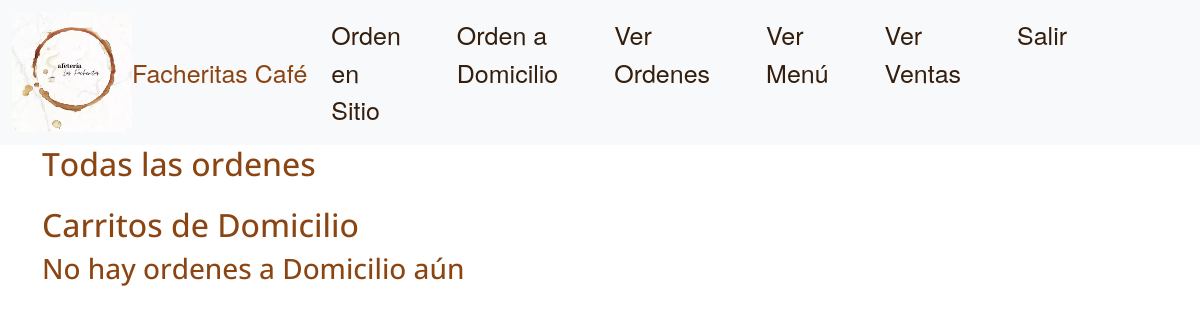
Page /Orden/ver_comanda/ (signed in) on the earlier database version.
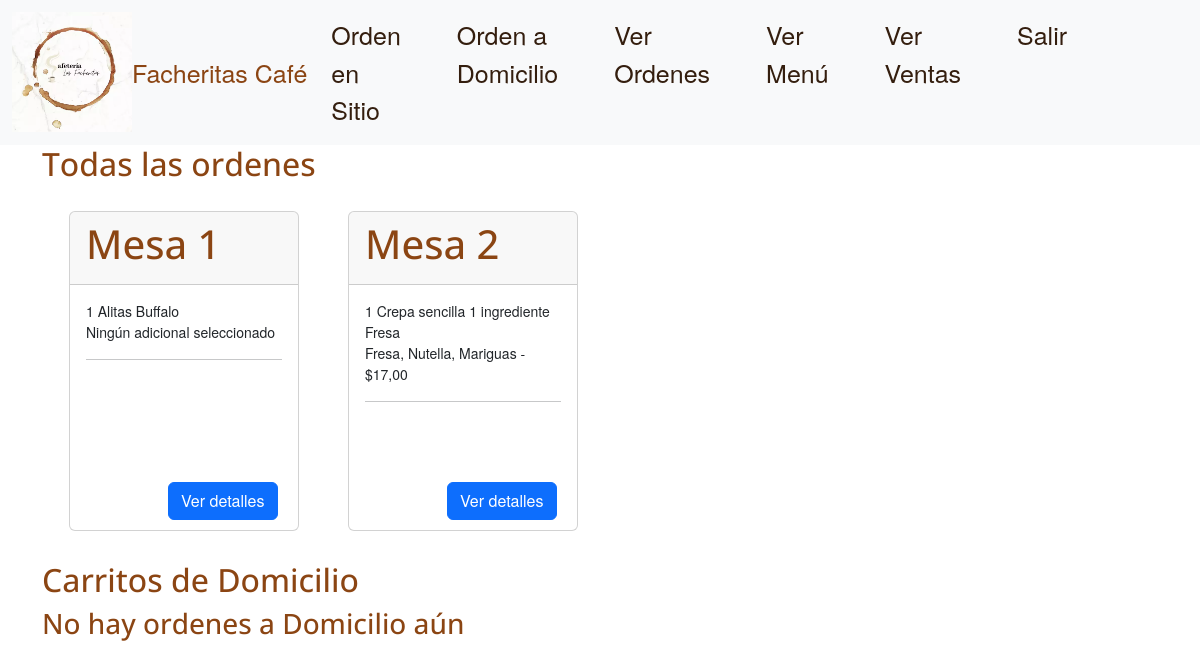
Same page on the later database version.
### Comanda/models.py (models this page shows, shortened)
class Mesa(models.Model):
    numero = models.IntegerField(unique=True)

class CarritoItem(models.Model):
    carrito = models.ForeignKey(Carrito, on_delete=models.CASCADE)
    producto = models.ForeignKey(Producto, on_delete=models.CASCADE)
    sabor = models.CharField(max_length=100, blank=True, null=True)
    cantidad = models.PositiveIntegerField(default=0)
    comentario= models.CharField(max_length=500, blank= True, null=True)
    adicional = models.CharField(max_length=500, blank= True, null=True)
    totalextra = models.DecimalField(max_digits=10, decimal_places=2, default=0, blank=True, null=True)
    subtotal = models.DecimalField(max_digits=10, decimal_places=2, default=0, blank=True, null=True)

### Menu/models.py (models this page shows, shortened)
class Producto(models.Model):
    nombre = models.CharField(max_length=50)
    descripcion = models.TextField()
    sabores_raw = models.CharField(max_length=255, blank=True, null=True)
    precio = models.DecimalField(max_digits=10, decimal_places=2)
    categoria = models.ForeignKey(CategoriaMenu, on_delete=models.CASCADE)
    imagen = models.ImageField(upload_to='productos/', blank=True, null=True)
    adicionales = models.ManyToManyField('Adicional', related_name='ingredientes_adicionales', blank=True)
    def obtener_sabores(self):
        if self.sabores_raw:
            return [sabor.strip() for sabor in self.sabores_raw.split(',')]
        else:
            return ['Ninguno']
    def set_sabores(self, sabores):
        self.sabores_raw = ', '.join(sabores)
    sabores = property(obtener_sabores, set_sabores)

### Comanda/views.py (the view, shortened to what this page needs)
# urls.py: path('ver_comanda/', MostrarCarrito.as_view(), name='VerComanda'),
class MostrarCarrito(LoginRequiredMixin, View):
    login_url = 'login'
    redirect_field_name = 'next'
    template_name = 'comandas.html'
    def get(self, request):
        mesas = Mesa.objects.all()
        carritos_mesas = []
        for mesa in mesas:
            carrito = Carrito.objects.filter(mesa=mesa).first()
            if carrito:
                productos_carrito = CarritoItem.objects.filter(carrito=carrito)
                carritos_mesas.append({'mesa': mesa, 'productos_carrito': productos_carrito, 'mesa_id': mesa.id})
        pedidos_domicilio = PedidoDomicilio.objects.all()
        carritos_domicilio = []
        return render(request, self.template_name, {'carritos_mesas': carritos_mesas, 'carritos_domicilio': carritos_domicilio})

### Comanda/templates/comandas.html (shortened to what this page needs)
{% extends 'main.html' %}
{% load static %}
{%block extra_css%}
<link rel="stylesheet" href="https://cdnjs.cloudflare.com/ajax/libs/font-awesome/5.15.3/css/all.min.css" />
{% endblock extra_css %}
{% block contenido %}
<h2>Todas las ordenes</h2>
<div class="container">
    <div class="row">
        {% for item in carritos_mesas %}
            {% if item.productos_carrito %}
                <div class="col-md-3">
                    <div class="card" style="margin-top: 20px;">
                        <div class="card-header">
                            <h1>Mesa {{ item.mesa.numero }}</h1>
                        </div>
                        <div class="card-body">
                            {% for producto in item.productos_carrito %}
                                <div>
                                    {{ producto.cantidad }} {{ producto.producto.nombre }} {{ producto.sabor }} <br>
                                </div>
                                <div>
                                  {% if producto.adicional %}
                                    {{ producto.adicional }} - ${{ producto.totalextra }}
                                  {% else %}
                                  Ningún adicional seleccionado
                                  {% endif %}
                                </div>
                                <hr>
                            {% endfor %}
                            <a href="{% url 'carrito_por_mesa' mesa_id=item.mesa.id %}" class="btn btn-primary" style="position: absolute; bottom: 10px; right: 20px;">Ver detalles</a>
                        </div>
                    </div>
                </div>
            {% endif %}
        {% endfor %}
    </div>
</div>
<h2 style="margin-top: 15px">Carritos de Domicilio</h2>
<div class="row">
  {%if carrito_domicilio%}
    {% for carrito_domicilio in carritos_domicilio %}
        <div class="col-md-4">
            <div class="card" style="margin-top: 20px;">
                <div class="card-header">
                    <h4>Pedido Domicilio #{{ carrito_domicilio.pedido_domicilio_id }} para: {{ carrito_domicilio.pedido_domicilio.nombre }}</h4>
                </div>
                <div class="card-body">
                    {% for producto in carrito_domicilio.productos_carrito_domicilio %}
                    <div>
                        {{ producto.cantidad }} {{ producto.producto.nombre }} {{ producto.sabor }} <br>
                        {% if producto.comentario %}
                            Comentario Adicional: {{ producto.comentario }} <br>
                        {% endif %}
                    </div>
                        <hr>
                    {% endfor %}
                    <a href="{% url 'carrito_por_domicilio' pedidodomicilio_id=carrito_domicilio.pedido_domicilio.id %}" class="btn btn-primary" style="position: absolute; bottom: 10px; right: 20px;">Ver detalles</a>
                </div>
            </div>
        </div>
    {% endfor %}
    {%else%}
    <h3>No hay ordenes a Domicilio aún</h3>
    {%endif%}
</div>
{% endblock contenido %}

Differences in the rows shown:
now on this page (row unchanged): Mesa: mesa.numero "1"
added CarritoItem: cantidad "1", producto.nombre "Alitas", sabor "Buffalo", adicional "Ningún adicional seleccionado"
now on this page (row unchanged): Mesa: mesa.numero "2"
added CarritoItem: cantidad "1", producto.nombre "Crepa sencilla 1 ingrediente", sabor "Fresa", adicional "Fresa, Nutella, Mariguas", totalextra "17,00", shown under "2"
